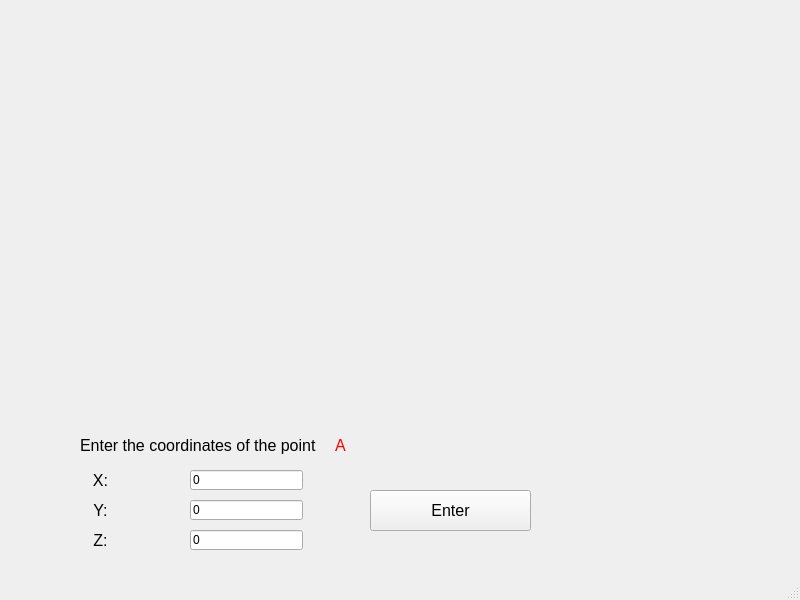
<?xml version="1.0" encoding="UTF-8"?>
<ui version="4.0">
 <class>CubeCreation</class>
 <widget class="QMainWindow" name="CubeCreation">
  <property name="geometry">
   <rect>
    <x>0</x>
    <y>0</y>
    <width>800</width>
    <height>600</height>
   </rect>
  </property>
  <property name="windowTitle">
   <string>MainWindow</string>
  </property>
  <widget class="QWidget" name="centralwidget">
   <widget class="QLabel" name="label">
    <property name="geometry">
     <rect>
      <x>10</x>
      <y>10</y>
      <width>791</width>
      <height>411</height>
     </rect>
    </property>
    <property name="pixmap">
     <pixmap resource="resources.qrc">:/images/cube.jpg</pixmap>
    </property>
   </widget>
   <widget class="QLabel" name="label_2">
    <property name="geometry">
     <rect>
      <x>80</x>
      <y>430</y>
      <width>241</width>
      <height>31</height>
     </rect>
    </property>
    <property name="font">
     <font>
      <pointsize>12</pointsize>
     </font>
    </property>
    <property name="text">
     <string>Enter the coordinates of the point</string>
    </property>
    <property name="alignment">
     <set>Qt::AlignLeading|Qt::AlignLeft|Qt::AlignVCenter</set>
    </property>
   </widget>
   <widget class="QLineEdit" name="lineEdit">
    <property name="geometry">
     <rect>
      <x>190</x>
      <y>470</y>
      <width>113</width>
      <height>20</height>
     </rect>
    </property>
    <property name="text">
     <string>0</string>
    </property>
   </widget>
   <widget class="QLineEdit" name="lineEdit_2">
    <property name="geometry">
     <rect>
      <x>190</x>
      <y>500</y>
      <width>113</width>
      <height>20</height>
     </rect>
    </property>
    <property name="text">
     <string>0</string>
    </property>
   </widget>
   <widget class="QLineEdit" name="lineEdit_3">
    <property name="geometry">
     <rect>
      <x>190</x>
      <y>530</y>
      <width>113</width>
      <height>20</height>
     </rect>
    </property>
    <property name="text">
     <string>0</string>
    </property>
   </widget>
   <widget class="QLabel" name="label_3">
    <property name="geometry">
     <rect>
      <x>60</x>
      <y>470</y>
      <width>81</width>
      <height>20</height>
     </rect>
    </property>
    <property name="font">
     <font>
      <pointsize>12</pointsize>
     </font>
    </property>
    <property name="text">
     <string>X:</string>
    </property>
    <property name="alignment">
     <set>Qt::AlignCenter</set>
    </property>
   </widget>
   <widget class="QLabel" name="label_4">
    <property name="geometry">
     <rect>
      <x>60</x>
      <y>500</y>
      <width>81</width>
      <height>21</height>
     </rect>
    </property>
    <property name="font">
     <font>
      <pointsize>12</pointsize>
     </font>
    </property>
    <property name="text">
     <string>Y:</string>
    </property>
    <property name="alignment">
     <set>Qt::AlignCenter</set>
    </property>
   </widget>
   <widget class="QLabel" name="label_5">
    <property name="geometry">
     <rect>
      <x>60</x>
      <y>530</y>
      <width>81</width>
      <height>21</height>
     </rect>
    </property>
    <property name="font">
     <font>
      <pointsize>12</pointsize>
     </font>
    </property>
    <property name="text">
     <string>Z:</string>
    </property>
    <property name="alignment">
     <set>Qt::AlignCenter</set>
    </property>
   </widget>
   <widget class="QLabel" name="label_6">
    <property name="geometry">
     <rect>
      <x>320</x>
      <y>430</y>
      <width>41</width>
      <height>31</height>
     </rect>
    </property>
    <property name="palette">
     <palette>
      <active>
       <colorrole role="WindowText">
        <brush brushstyle="SolidPattern">
         <color alpha="255">
          <red>255</red>
          <green>0</green>
          <blue>0</blue>
         </color>
        </brush>
       </colorrole>
       <colorrole role="Text">
        <brush brushstyle="SolidPattern">
         <color alpha="255">
          <red>0</red>
          <green>0</green>
          <blue>0</blue>
         </color>
        </brush>
       </colorrole>
      </active>
      <inactive>
       <colorrole role="WindowText">
        <brush brushstyle="SolidPattern">
         <color alpha="255">
          <red>255</red>
          <green>0</green>
          <blue>0</blue>
         </color>
        </brush>
       </colorrole>
       <colorrole role="Text">
        <brush brushstyle="SolidPattern">
         <color alpha="255">
          <red>0</red>
          <green>0</green>
          <blue>0</blue>
         </color>
        </brush>
       </colorrole>
      </inactive>
      <disabled>
       <colorrole role="WindowText">
        <brush brushstyle="SolidPattern">
         <color alpha="255">
          <red>120</red>
          <green>120</green>
          <blue>120</blue>
         </color>
        </brush>
       </colorrole>
       <colorrole role="Text">
        <brush brushstyle="SolidPattern">
         <color alpha="255">
          <red>120</red>
          <green>120</green>
          <blue>120</blue>
         </color>
        </brush>
       </colorrole>
      </disabled>
     </palette>
    </property>
    <property name="font">
     <font>
      <pointsize>12</pointsize>
     </font>
    </property>
    <property name="text">
     <string>A</string>
    </property>
    <property name="alignment">
     <set>Qt::AlignCenter</set>
    </property>
   </widget>
   <widget class="QPushButton" name="pushButton">
    <property name="geometry">
     <rect>
      <x>370</x>
      <y>490</y>
      <width>161</width>
      <height>41</height>
     </rect>
    </property>
    <property name="font">
     <font>
      <pointsize>12</pointsize>
     </font>
    </property>
    <property name="text">
     <string>Enter</string>
    </property>
   </widget>
  </widget>
  <widget class="QMenuBar" name="menubar">
   <property name="geometry">
    <rect>
     <x>0</x>
     <y>0</y>
     <width>800</width>
     <height>21</height>
    </rect>
   </property>
  </widget>
  <widget class="QStatusBar" name="statusbar"/>
 </widget>
 <resources>
  <include location="resources.qrc"/>
 </resources>
 <connections/>
</ui>
